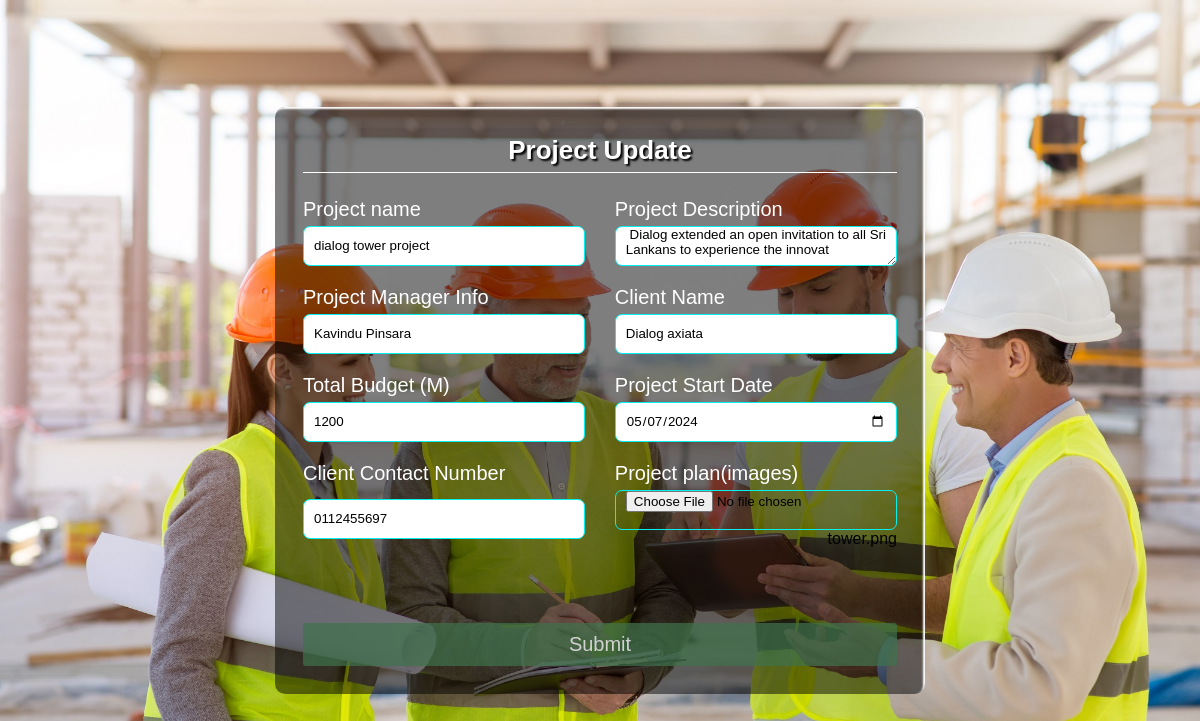
Page /admin/projectupdate.php?Project_ID=78 on the committed database.
### tables this page shows
CREATE TABLE `projects` (
  `Project_ID` int(11) NOT NULL,
  `pName` varchar(50) NOT NULL,
  `pDescription` varchar(80) NOT NULL,
  `pManager` varchar(50) NOT NULL,
  `cName` varchar(50) NOT NULL,
  `budget` int(50) NOT NULL,
  `contactNo` varchar(50) NOT NULL,
  `projectStart` date NOT NULL,
  `filename` varchar(100) DEFAULT NULL
);

### admin/projectUpdate.php (the view, shortened to what this page needs)
<?php
include("../config/database.php");
if (isset($_GET['Project_ID'])) {
    $project_id = $_GET['Project_ID'];
    $sql = "SELECT * FROM projects WHERE Project_ID = '$project_id'";
    $result = $conn->query($sql);
    if ($result->num_rows > 0) {
        while ($row = $result->fetch_assoc()) {
            $pName = $row['pName'];
            $pDescription = $row['pDescription'];
            $pManager = $row['pManager'];
            $cName = $row['cName'];
            $budget = $row['budget'];
            $contactNo = $row['contactNo'];
            $projectStart = $row['projectStart'];
            $filename = $row['filename'];
        }
?>
        <!DOCTYPE html>
        <html>
        <head>
            <link rel="stylesheet" href="../style/projectcreate.css" />
        </head>
        <body>
            <div class="container">
                <h1 class="form-title">Project Update</h1>
                <form action="projectUpdate.php" method="post" enctype="multipart/form-data">
                    <div class="main-user-info">
                        <div class="user-input-box">
                            <label for="fname">Project name</label>
                            <input type="text" id="pName" name="pName" value="<?php echo $pName; ?>" placeholder="Enter Full Name" />
                        </div>
                        <div class="user-input-box">
                            <label for="fname">Project Description</label>
                            <textarea id="pDescription" name="pDescription" rows="4" cols="40" placeholder="Enter Description"><?php echo $pDescription; ?></textarea>
                        </div>
                        <div class="user-input-box">
                            <label for="project-manager-info">Project Manager Info</label>
                            <input type="text" id="project-manager-info" name="pManager" value="<?php echo $pManager; ?>" placeholder="Enter Project Manager Info" />
                        </div>
                        <div class="user-input-box">
                            <label for="client-name">Client Name</label>
                            <input type="text" id="client-name" name="cName" value="<?php echo $cName; ?>" placeholder="Enter Client Name" />
                        </div>
                        <div class="user-input-box">
                            <label for="total-budget">Total Budget (M)</label>
                            <input type="number" id="total-budget" name="budget" value="<?php echo $budget; ?>" placeholder="Enter Total Budget" />
                        </div>
                        <div class="user-input-box">
                            <label for="project-start">Project Start Date</label>
                            <input type="date" id="project-start" name="projectStart" value="<?php echo $projectStart; ?>" name="contactNo" />
                        </div>
                        <div class="user-input-box">
                            <label for="client-contact">Client Contact Number</label>
                            <input type="tel" id="client-contact" name="contactNo" value="<?php echo $contactNo; ?>" placeholder="Enter Contact Number" />
                        </div>
                        <div class="user-input-box">
                            <label for="client-contact">Project plan(images)</label>
                            <input class="image" type="file" name="imgfile"><span><?php echo $filename; ?></span>
                        </div>
                    </div>
                    <div class="form-submit-btn">
                        <input type="submit" value="Submit" name="update" />
                    </div>
                </form>
            </div>
        </body>
        </html>
<?php
    } else {
        header('Location: projectRead.php');
    }
}
?>

### style/projectcreate.css (style rules this page uses)
* { padding: 0; margin: 0; box-sizing: border-box; font-family: sans-serif; }
body { display: flex; height: 100vh; justify-content: center; align-items: center; background: url(../images/projectcreateform.jpg); background-size: cover; }
.container { width: 100%; max-width: 650px; background: rgba(0, 0, 0, 0.5); padding: 28px; margin: 0 28px; border-radius: 10px; box-shadow: inset -2px 2px 2px white; }
.form-title { font-size: 26px; font-weight: 600; text-align: center; padding-bottom: 6px; color: white; text-shadow: 2px 2px 2px black; border-bottom: solid 1px white; }
.main-user-info { display: flex; flex-wrap: wrap; justify-content: space-between; padding: 20px 0; }
.user-input-box:nth-child(2n) { justify-content: end; }
.user-input-box { display: flex; flex-wrap: wrap; width: 50%; padding-bottom: 15px; }
.user-input-box label { width: 95%; color: white; font-size: 20px; font-weight: 400; margin: 5px 0; }
.user-input-box input { height: 40px; width: 95%; border-radius: 7px; outline: none; border: 1px solid rgb(6, 240, 240); padding: 0 10px; }
.user-input-box textarea { height: 40px; width: 95%; border-radius: 7px; outline: none; border: 1px solid rgb(6, 240, 240); padding: 0 10px; }
.gender-category label, .gender-category input, .form-submit-btn input { cursor: pointer; }
.form-submit-btn { margin-top: 40px; }
.form-submit-btn input { display: block; width: 100%; margin-top: 10px; font-size: 20px; padding: 10px; border: none; border-radius: 3px; color: rgb(209, 209, 209); background: rgba(63, 114, 76, 0.7); }

### rows in the picture
projects: pName "dialog tower project", pDescription "Dialog extended an open invitation to all Sri Lankans to experience the innovat", pManager "Kavindu Pinsara", cName "Dialog axiata", budget "1200", projectStart "05/07/2024", contactNo "0112455697", filename "tower.png"
